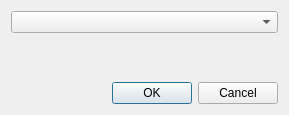
<?xml version="1.0" encoding="UTF-8"?>
<ui version="4.0">
 <class>ReosZValueModificationWidget</class>
 <widget class="QDialog" name="ReosZValueModificationWidget">
  <property name="geometry">
   <rect>
    <x>0</x>
    <y>0</y>
    <width>289</width>
    <height>115</height>
   </rect>
  </property>
  <property name="sizePolicy">
   <sizepolicy hsizetype="Preferred" vsizetype="Fixed">
    <horstretch>0</horstretch>
    <verstretch>0</verstretch>
   </sizepolicy>
  </property>
  <property name="windowTitle">
   <string>Z Value Modification</string>
  </property>
  <layout class="QVBoxLayout" name="verticalLayout">
   <item>
    <layout class="QHBoxLayout" name="horizontalLayout">
     <item>
      <widget class="QComboBox" name="mTypeComboBox"/>
     </item>
    </layout>
   </item>
   <item>
    <layout class="QHBoxLayout" name="horizontalLayout_2">
     <item>
      <spacer name="horizontalSpacer_2">
       <property name="orientation">
        <enum>Qt::Horizontal</enum>
       </property>
       <property name="sizeHint" stdset="0">
        <size>
         <width>40</width>
         <height>20</height>
        </size>
       </property>
      </spacer>
     </item>
     <item>
      <widget class="ReosParameterDoubleWidget" name="mValueParamterWidget" native="true"/>
     </item>
     <item>
      <spacer name="horizontalSpacer">
       <property name="orientation">
        <enum>Qt::Horizontal</enum>
       </property>
       <property name="sizeHint" stdset="0">
        <size>
         <width>40</width>
         <height>20</height>
        </size>
       </property>
      </spacer>
     </item>
    </layout>
   </item>
   <item>
    <widget class="QDialogButtonBox" name="buttonBox">
     <property name="orientation">
      <enum>Qt::Horizontal</enum>
     </property>
     <property name="standardButtons">
      <set>QDialogButtonBox::Cancel|QDialogButtonBox::Ok</set>
     </property>
    </widget>
   </item>
  </layout>
 </widget>
 <customwidgets>
  <customwidget>
   <class>ReosParameterDoubleWidget</class>
   <extends>QWidget</extends>
   <header>reosparameterwidget.h</header>
   <container>1</container>
  </customwidget>
 </customwidgets>
 <tabstops>
  <tabstop>mTypeComboBox</tabstop>
 </tabstops>
 <resources/>
 <connections>
  <connection>
   <sender>buttonBox</sender>
   <signal>accepted()</signal>
   <receiver>ReosZValueModificationWidget</receiver>
   <slot>accept()</slot>
   <hints>
    <hint type="sourcelabel">
     <x>248</x>
     <y>254</y>
    </hint>
    <hint type="destinationlabel">
     <x>157</x>
     <y>274</y>
    </hint>
   </hints>
  </connection>
  <connection>
   <sender>buttonBox</sender>
   <signal>rejected()</signal>
   <receiver>ReosZValueModificationWidget</receiver>
   <slot>reject()</slot>
   <hints>
    <hint type="sourcelabel">
     <x>316</x>
     <y>260</y>
    </hint>
    <hint type="destinationlabel">
     <x>286</x>
     <y>274</y>
    </hint>
   </hints>
  </connection>
 </connections>
</ui>
